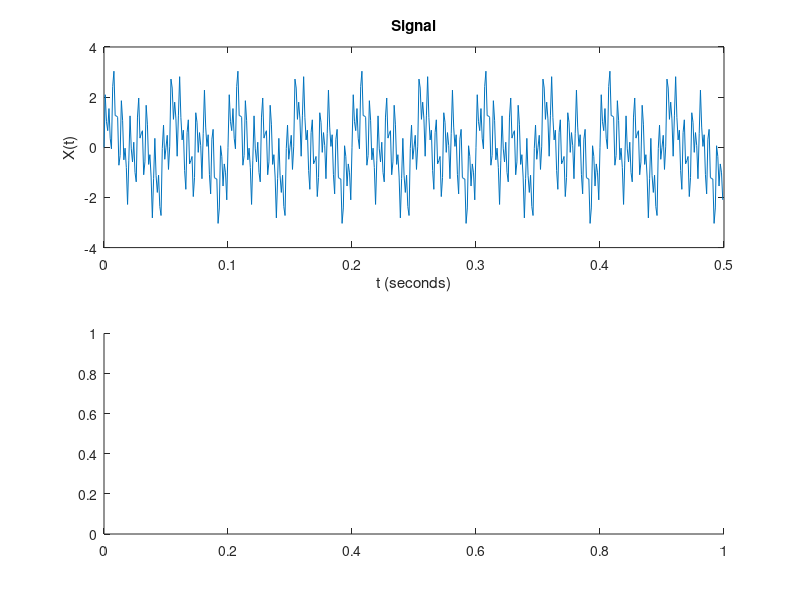

The MATLAB source for this figure: (Note: this script raises an error after producing the figure.)
Fs = 1000;            % Sampling frequency                    
T = 1/Fs;             % Sampling period       
L = 1500;             % Length of signal
t = (0:L-1)*T;        % Time vector

S = 0.7*sin(2*pi*20*t) + ...
sin(2*pi*40*t) + ...
sin(2*pi*150*t) + ...
sin(2*pi*300*t);
%noise
%S = S + 2*randn(size(t))
subplot(2,1,1)
plot(t(1:500),S(1:500))
hold on
title('Signal')
xlabel('t (seconds)')
ylabel('X(t)')

Y = fft(S);
%plot((Y(1:300)))
%plot(abs(Y(1:300)))
P2 = abs(Y/L);
P1 = P2(1:L/2+1);
P1(2:end-1) = 2*P1(2:end-1);

subplot(2,1,2)
plot(f,P1) 
title('Single-Sided Amplitude Spectrum of S(t)')
xlabel('f (Hz)')
ylabel('|P1(f)|')